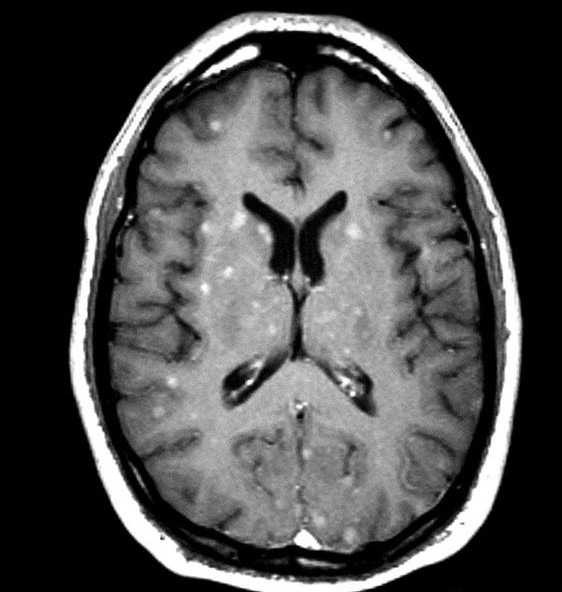
#> input picture brain_tumor/Training/no_tumor/4.jpg, 562 x 592 px; its folder holds only this picture in this run
$ jupyter execute --allow-errors model.ipynb
#> lines starting #> are read from the running program, lines starting #| are printed output that depends on the picture; long printed decimals are rounded
### charger des modules

[cell 1]
import numpy as np
import pandas as pd
import matplotlib.pyplot as plt
from sklearn.model_selection import train_test_split
from sklearn.metrics import accuracy_score

### Préparer et recueillir des données

[cell 2]
import os

path = os.listdir('brain_tumor/Training/')
print(path)
classes = {'no_tumor':0, 'pituitary_tumor':1}

[cell 3]
import cv2
X = []
Y = []
for cls in classes:
    pth = 'brain_tumor/Training/'+cls
    for j in os.listdir(pth):
        img = cv2.imread(pth+'/'+j, 0)
#> img is the input picture: shape (592, 562); min 0, max 255, mean 76
        img = cv2.resize(img, (200,200))
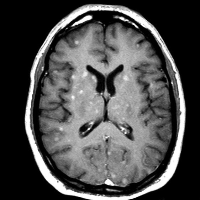
#> img: shape (200, 200); min 0, max 255, mean 76
        X.append(img)
        Y.append(classes[cls])
#> pass 2 of the loop `for cls in classes:`:
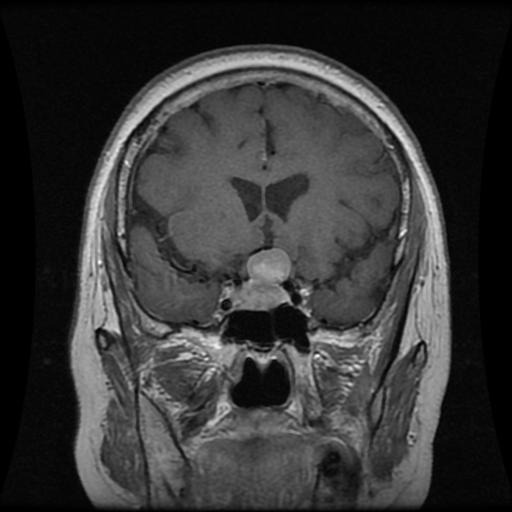
#> input picture brain_tumor/Training/pituitary_tumor/p (104).jpg, 512 x 512 px
#> img is the input picture: shape (512, 512); min 0, max 255, mean 53.8
#> `img = cv2.resize(img, (200,200))`:
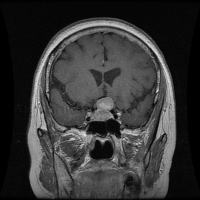
#> img: shape (200, 200); min 0, max 232, mean 53.7

[cell 4]
X = np.array(X)
Y = np.array(Y)
X_updated = X.reshape((X.shape[0], 40000))

[cell 5]
np.unique(Y)

[cell 6]
pd.Series(Y).value_counts()

[cell 7]
print(type(X))
#| <class 'numpy.ndarray'>

print(X.size)
#| 80000

[cell 8]
X.shape, X_updated.shape
#> Out = ((2, 200, 200), (2, 40000))

[cell 9]
plt.imshow(X[0], cmap='gray')

[cell 10]
xtrain, xtest, ytrain, ytest = train_test_split(X_updated, Y, shuffle=False, stratify=None,random_state=10,
                                               test_size=.40)
#> ytrain = [0]; ytest = [1]

[cell 11]
print(xtrain.max(), xtrain.min())
#| 255 0
print(xtest.max(), xtest.min())
#| 232 0

[cell 12]
xtrain = xtrain/255
xtest = xtest/255
print(xtrain.max(), xtrain.min())
#| 1.0 0.0
print(xtest.max(), xtest.min())
#| 0.9098 0.0

[cell 13]
from sklearn.decomposition import PCA

[cell 14]
print(xtrain.shape, xtest.shape)
#| (1, 40000) (1, 40000)

pca = PCA(2)
#> (the rest of this cell did not finish here and is left out)

#> (a cell that did not finish here is left out)

[cell 16]
from sklearn.linear_model import LogisticRegression
from sklearn.svm import SVC
from sklearn.ensemble import RandomForestClassifier
from sklearn.metrics import accuracy_score

[cell 17]
import warnings
warnings.filterwarnings('ignore')

lg = LogisticRegression(C=0.1)
#> (the rest of this cell did not finish here and is left out)

[cell 18]
sv = SVC()
#> (the rest of this cell did not finish here and is left out)

[cell 19]
rf = RandomForestClassifier(n_estimators=100)
rf.fit(xtrain, ytrain)

#> (a cell that did not finish here is left out)

#> (a cell that did not finish here is left out)

[cell 22]
print("Training Score:", rf.score(xtrain, ytrain))
#| Training Score: 1.0
print("Testing Score:", rf.score(xtest, ytest))
#| Testing Score: 0.0
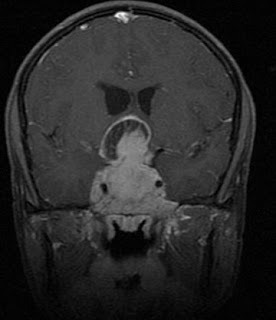
#> input picture brain_tumor/Testing/pituitary_tumor/image(8).jpg, 276 x 320 px
#> further down, img is the input picture: shape (320, 276); min 0, max 247, mean 40.5
#> `img1 = cv2.resize(img, (200,200))`:
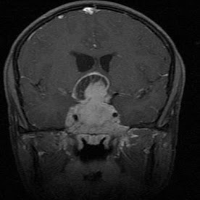
#> img1: shape (200, 200); min 0, max 242, mean 40.4

#> (a cell that did not finish here is left out)

[cell 24]
import pickle

[cell 25]
dec = {0:'No Tumor', 1:'Positive Tumor'}
plt.figure(figsize=(12,8))
p = os.listdir('brain_tumor/Testing/')
c=1
#> (the rest of this cell did not finish here and is left out)

[cell 26]
with open('model.pkl', 'wb') as f:
    pickle.dump(sv, f)

[cell 27]
with open('model.pkl', 'rb') as file:
    model = pickle.load(file)

### Test to App

[cell 28]
dec = {0:'No Tumor', 1:'Positive Tumor'}
plt.figure(figsize=(12,8))
p = os.listdir('brain_tumor/Testing/')
c=1
img = cv2.imread('brain_tumor/Testing/pituitary_tumor/image(8).jpg')

# resize the image to (200, 200)
img1 = cv2.resize(img, (200, 200))
#> img1: shape (200, 200, 3)

# flatten the image and normalize the pixel values
img_flat = img1.reshape(-1) / 255.0

# pad the flattened image with zeros to make it have 40000 features
if len(img_flat) < 40000:
    padded_img = np.pad(img_flat, (0, 40000 - len(img_flat)), 'constant')
else:
    padded_img = img_flat[:40000]

# reshape the padded image to (1, 40000)
padded_img = padded_img.reshape(1, -1)

# make the prediction using the model
#> (the rest of this cell did not finish here and is left out)
